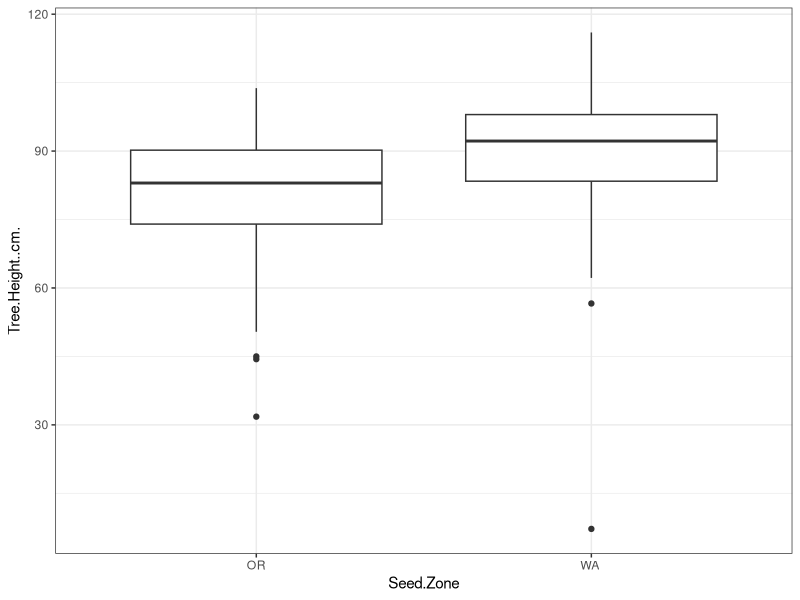
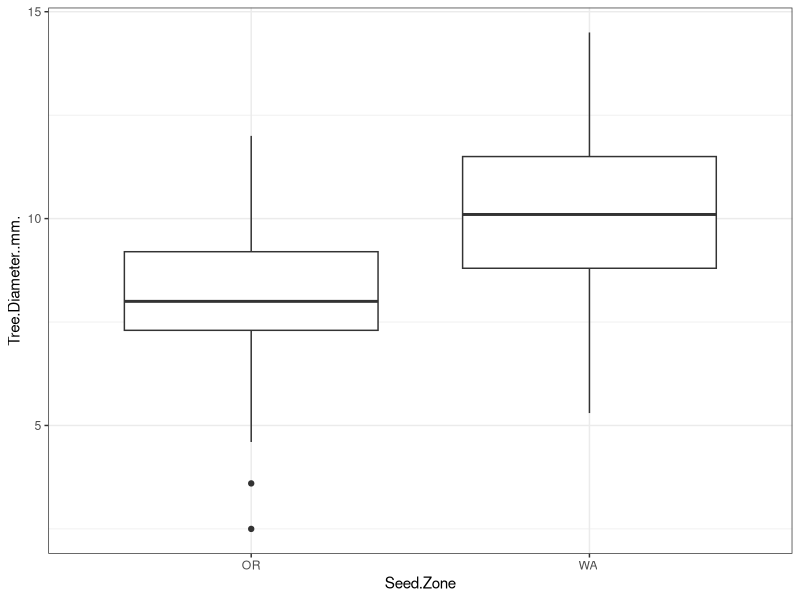

Source code (R) for these figures, in order:
## ---- chunk 1
knitr::opts_chunk$set(echo = FALSE)
## ---- chunk 2
library(tidyverse)
## ---- chunk 3
redcedar <- read.csv("./data/WRC Tree Measurements 3.3.22.csv")
summary(redcedar)
## ---- chunk 4
ggplot(redcedar,aes(Seed.Zone,Tree.Height..cm.)) +geom_boxplot() +theme_bw()
## ---- chunk 5
ggplot(redcedar,aes(Seed.Zone,Tree.Diameter..mm.)) +geom_boxplot() +theme_bw()
